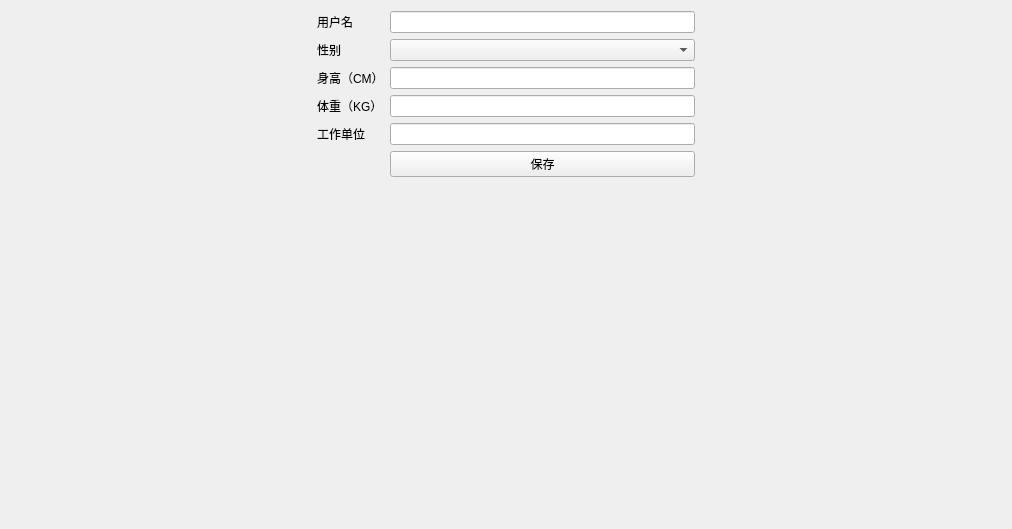
<?xml version="1.0" encoding="UTF-8"?>
<ui version="4.0">
 <class>AddUserWidget</class>
 <widget class="QWidget" name="AddUserWidget">
  <property name="enabled">
   <bool>true</bool>
  </property>
  <property name="geometry">
   <rect>
    <x>0</x>
    <y>0</y>
    <width>1012</width>
    <height>529</height>
   </rect>
  </property>
  <property name="windowTitle">
   <string>Form</string>
  </property>
  <layout class="QGridLayout" name="gridLayout">
   <item row="0" column="3">
    <spacer name="horizontalSpacer_2">
     <property name="orientation">
      <enum>Qt::Orientation::Horizontal</enum>
     </property>
     <property name="sizeHint" stdset="0">
      <size>
       <width>40</width>
       <height>20</height>
      </size>
     </property>
    </spacer>
   </item>
   <item row="2" column="2">
    <spacer name="verticalSpacer">
     <property name="orientation">
      <enum>Qt::Orientation::Vertical</enum>
     </property>
     <property name="sizeHint" stdset="0">
      <size>
       <width>20</width>
       <height>40</height>
      </size>
     </property>
    </spacer>
   </item>
   <item row="1" column="2">
    <widget class="QPushButton" name="Save_btn">
     <property name="text">
      <string>保存</string>
     </property>
    </widget>
   </item>
   <item row="0" column="1">
    <layout class="QVBoxLayout" name="verticalLayout">
     <item>
      <widget class="QLabel" name="label_2">
       <property name="text">
        <string>用户名</string>
       </property>
      </widget>
     </item>
     <item>
      <widget class="QLabel" name="label_3">
       <property name="text">
        <string>性别</string>
       </property>
      </widget>
     </item>
     <item>
      <widget class="QLabel" name="label_4">
       <property name="text">
        <string>身高（CM）</string>
       </property>
      </widget>
     </item>
     <item>
      <widget class="QLabel" name="label_5">
       <property name="text">
        <string>体重（KG）</string>
       </property>
      </widget>
     </item>
     <item>
      <widget class="QLabel" name="label_7">
       <property name="text">
        <string>工作单位</string>
       </property>
      </widget>
     </item>
    </layout>
   </item>
   <item row="0" column="0">
    <spacer name="horizontalSpacer_3">
     <property name="orientation">
      <enum>Qt::Orientation::Horizontal</enum>
     </property>
     <property name="sizeHint" stdset="0">
      <size>
       <width>40</width>
       <height>20</height>
      </size>
     </property>
    </spacer>
   </item>
   <item row="0" column="2">
    <layout class="QVBoxLayout" name="verticalLayout_2">
     <item>
      <widget class="QLineEdit" name="Name_Edit"/>
     </item>
     <item>
      <widget class="QComboBox" name="Sex_comboBox"/>
     </item>
     <item>
      <widget class="QLineEdit" name="High_Edit"/>
     </item>
     <item>
      <widget class="QLineEdit" name="Widght_Edit"/>
     </item>
     <item>
      <widget class="QLineEdit" name="workplace_Edit"/>
     </item>
    </layout>
   </item>
  </layout>
 </widget>
 <resources/>
 <connections/>
</ui>
